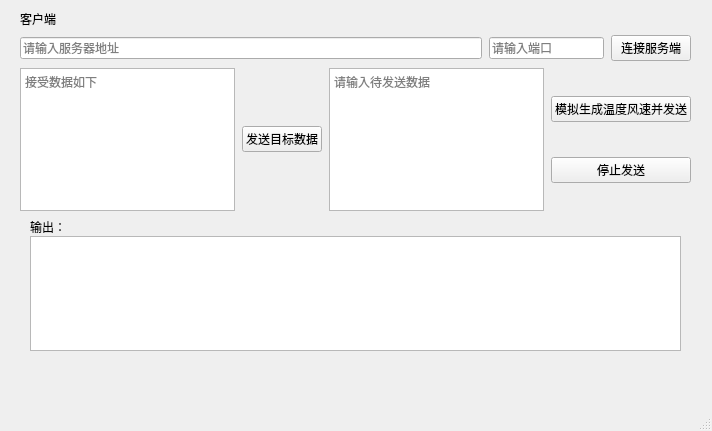
<?xml version="1.0" encoding="UTF-8"?>
<ui version="4.0">
 <class>Client_Window</class>
 <widget class="QMainWindow" name="Client_Window">
  <property name="geometry">
   <rect>
    <x>0</x>
    <y>0</y>
    <width>712</width>
    <height>431</height>
   </rect>
  </property>
  <property name="windowTitle">
   <string>MainWindow</string>
  </property>
  <widget class="QWidget" name="centralwidget">
   <widget class="QWidget" name="verticalLayoutWidget_2">
    <property name="geometry">
     <rect>
      <x>10</x>
      <y>10</y>
      <width>691</width>
      <height>361</height>
     </rect>
    </property>
    <layout class="QVBoxLayout" name="verticalLayout_2" stretch="0,0,4,4">
     <property name="spacing">
      <number>7</number>
     </property>
     <property name="leftMargin">
      <number>10</number>
     </property>
     <property name="rightMargin">
      <number>10</number>
     </property>
     <property name="bottomMargin">
      <number>10</number>
     </property>
     <item>
      <widget class="QLabel" name="label">
       <property name="text">
        <string>客户端</string>
       </property>
      </widget>
     </item>
     <item>
      <layout class="QHBoxLayout" name="horizontalLayout" stretch="4,1,0">
       <item>
        <widget class="QLineEdit" name="lineEdit_ca">
         <property name="placeholderText">
          <string>请输入服务器地址</string>
         </property>
        </widget>
       </item>
       <item>
        <widget class="QLineEdit" name="lineEdit_cp">
         <property name="placeholderText">
          <string>请输入端口</string>
         </property>
        </widget>
       </item>
       <item>
        <widget class="QPushButton" name="connectToSever">
         <property name="text">
          <string>连接服务端</string>
         </property>
        </widget>
       </item>
      </layout>
     </item>
     <item>
      <layout class="QHBoxLayout" name="horizontalLayout_2" stretch="3,1,3,1">
       <item>
        <widget class="QTextEdit" name="textEdit_cs">
         <property name="placeholderText">
          <string>接受数据如下</string>
         </property>
        </widget>
       </item>
       <item>
        <widget class="QPushButton" name="c_send">
         <property name="text">
          <string>发送目标数据</string>
         </property>
        </widget>
       </item>
       <item>
        <widget class="QTextEdit" name="textEdit_ca">
         <property name="placeholderText">
          <string>请输入待发送数据</string>
         </property>
        </widget>
       </item>
       <item>
        <layout class="QVBoxLayout" name="verticalLayout">
         <item>
          <widget class="QPushButton" name="c_senddata">
           <property name="text">
            <string>模拟生成温度风速并发送</string>
           </property>
          </widget>
         </item>
         <item>
          <widget class="QPushButton" name="c_stopsend">
           <property name="text">
            <string>停止发送</string>
           </property>
          </widget>
         </item>
        </layout>
       </item>
      </layout>
     </item>
     <item>
      <layout class="QVBoxLayout" name="verticalLayout_3" stretch="0,0">
       <property name="spacing">
        <number>0</number>
       </property>
       <property name="leftMargin">
        <number>10</number>
       </property>
       <property name="topMargin">
        <number>0</number>
       </property>
       <property name="rightMargin">
        <number>10</number>
       </property>
       <property name="bottomMargin">
        <number>10</number>
       </property>
       <item>
        <widget class="QLabel" name="label_3">
         <property name="text">
          <string>输出：</string>
         </property>
        </widget>
       </item>
       <item>
        <widget class="QTextEdit" name="textEdit_console"/>
       </item>
      </layout>
     </item>
    </layout>
   </widget>
  </widget>
  <widget class="QMenuBar" name="menubar">
   <property name="geometry">
    <rect>
     <x>0</x>
     <y>0</y>
     <width>712</width>
     <height>26</height>
    </rect>
   </property>
  </widget>
  <widget class="QStatusBar" name="statusbar"/>
 </widget>
 <resources/>
 <connections/>
</ui>
